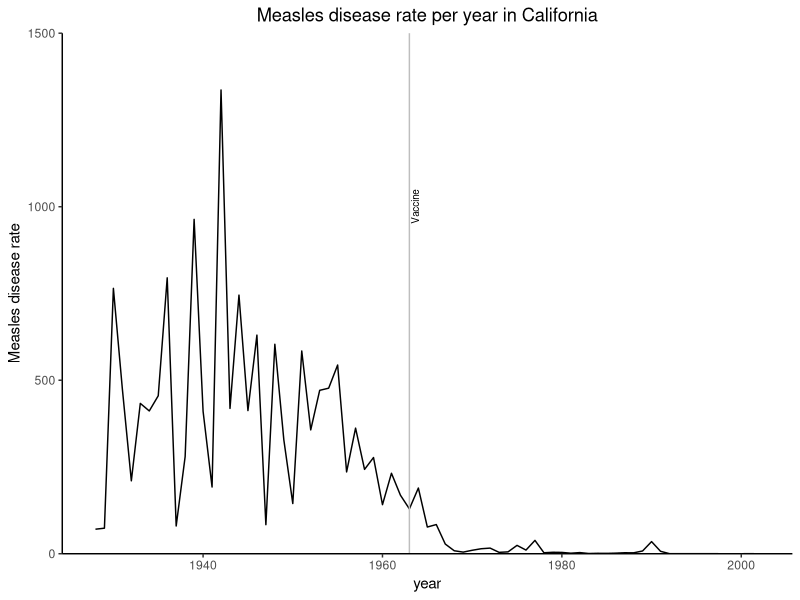
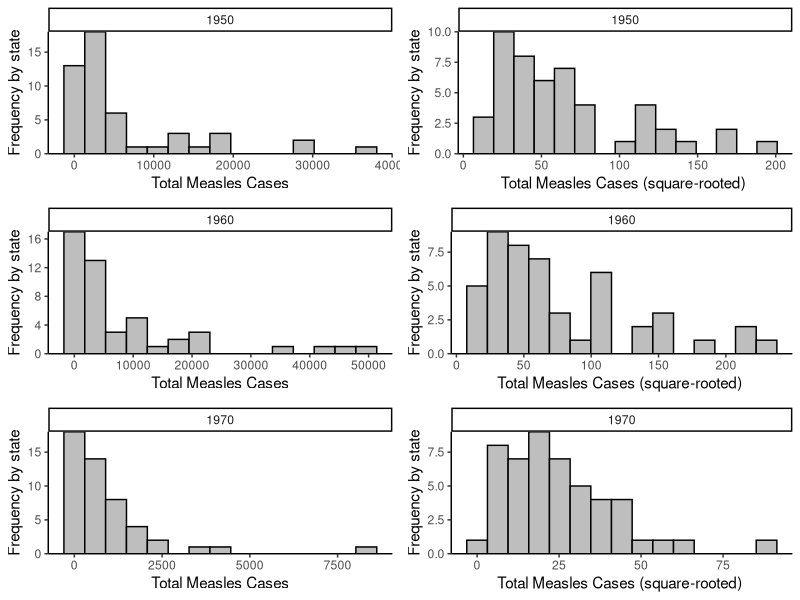
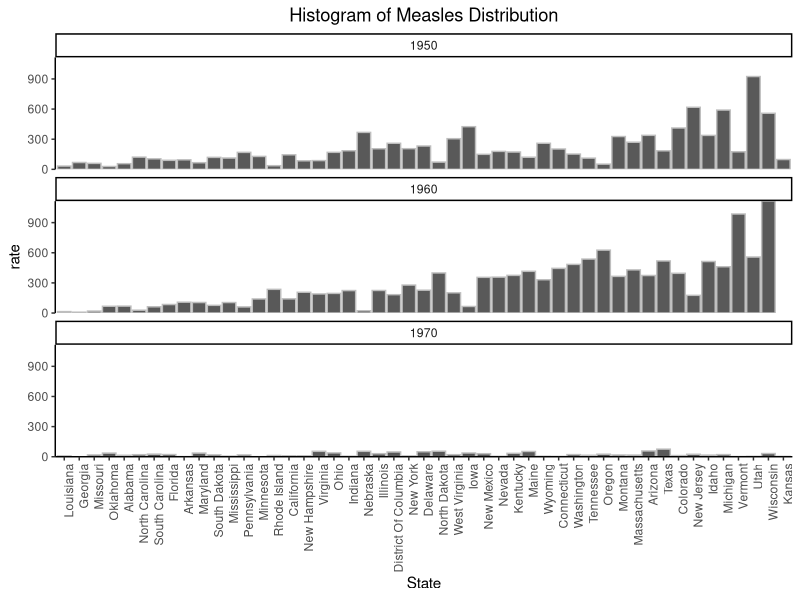
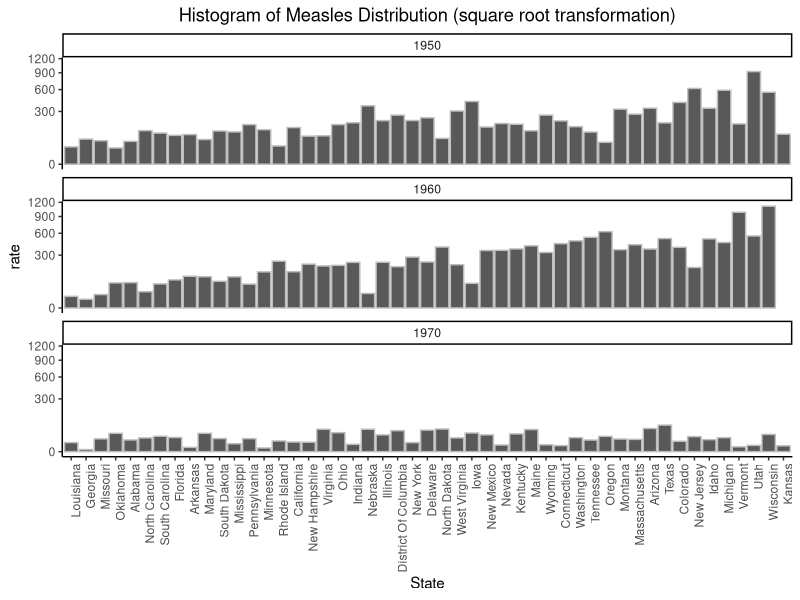
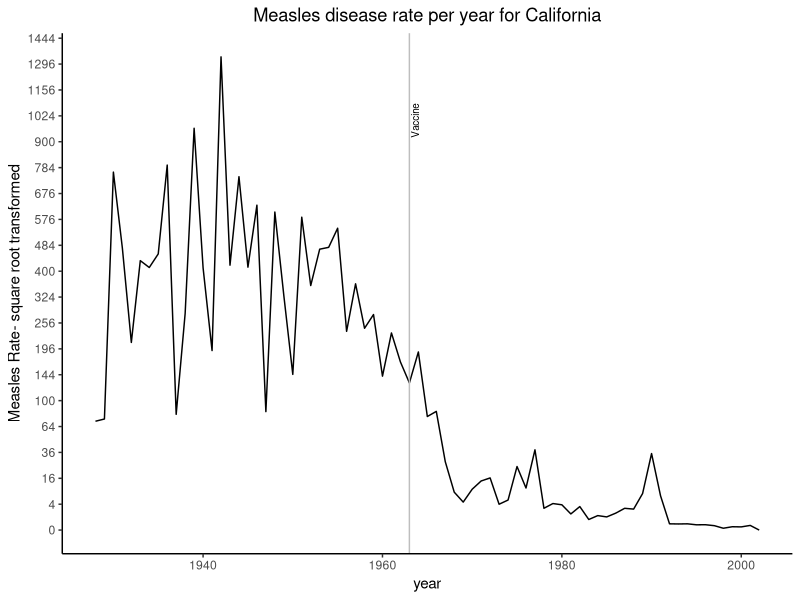
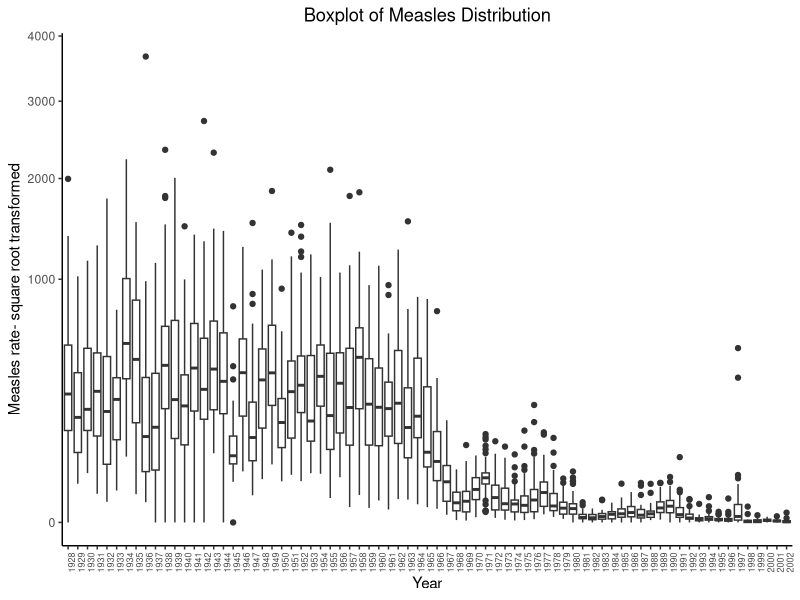
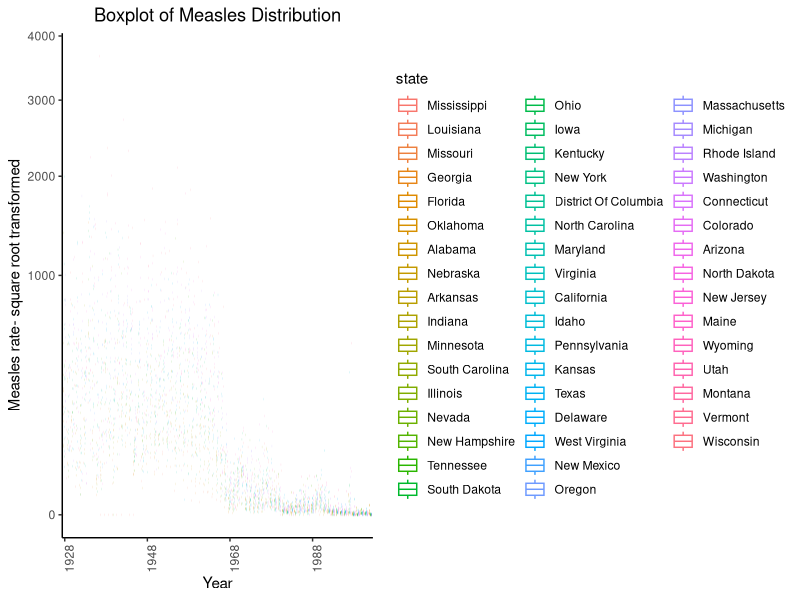
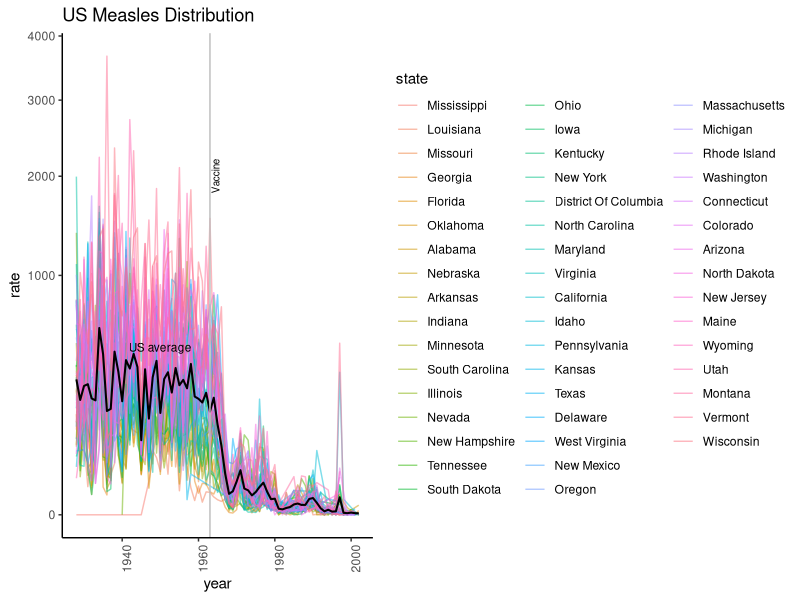

Source code (R) for these figures, in order:
## ---- chunk 1
library(dslabs)
library(dplyr)
library(ggplot2)
library(gridExtra)
data(us_contagious_diseases)
## ---- chunk 2
us_contagious_diseases$rate <- (((us_contagious_diseases$count/us_contagious_diseases$weeks_reporting))*52)/(us_contagious_diseases$population/100000)

dat <- us_contagious_diseases %>% 
  filter(disease == "Measles", state != "Hawaii", state != "Alaska")
## ---- chunk 3
dat %>% filter(state == "California") %>% filter(!is.na(rate)) %>%
ggplot(aes(x = year, y = rate)) + geom_line()+ geom_vline(xintercept = 1963, col = "grey") + annotate("text", x = 1963, y= 1000, angle = 90, label = paste("paste(Vaccine)", collapse = "_"), vjust = 1.2, parse = TRUE, size = 2.5) + scale_y_continuous(limits = c(0,1500), expand = c(0,0)) + theme_classic() + ggtitle("Measles disease rate per year in California") + theme(plot.title = element_text(hjust = 0.5)) + ylab("Measles disease rate")
## ---- chunk 4
dat1 <- us_contagious_diseases %>% select(disease, rate, state, year, count) %>% filter(disease == "Measles", state != "Alaska", state != "Hawaii", !is.na(rate))

p1a <- dat1 %>% filter(year == 1950) %>% ggplot(aes(x = count)) + geom_histogram(bins = 15, fill = "grey", col = "black") + facet_grid(~year) + theme_classic() + xlab("Total Measles Cases") + ylab("Frequency by state") + scale_y_continuous(expand = c(0,0))
p1b <- dat1 %>% filter(year == 1950) %>% ggplot(aes(x = sqrt(count))) + geom_histogram(bins = 15 ,fill = "grey", col = "black") + facet_grid(~year) + theme_classic()+ xlab("Total Measles Cases (square-rooted) ") + ylab("Frequency by state") + scale_y_continuous(expand = c(0,0))
p2a <- dat1 %>% filter(year == 1960) %>% ggplot(aes(x = count)) + geom_histogram(bins = 15, fill = "grey", col = "black") + facet_grid(~year) + theme_classic()+ xlab("Total Measles Cases") + ylab("Frequency by state") + scale_y_continuous(expand = c(0,0))
p2b <- dat1 %>% filter(year == 1960) %>% ggplot(aes(x = sqrt(count))) + geom_histogram(bins = 15 ,fill = "grey", col = "black") + facet_grid(~year) + theme_classic()+ xlab("Total Measles Cases (square-rooted) ") + ylab("Frequency by state")+ scale_y_continuous(expand = c(0,0))
p3a <- dat1 %>% filter(year == 1970) %>% ggplot(aes(x = count)) + geom_histogram(bins = 15, fill = "grey", col = "black") + facet_grid(~year) + theme_classic()+ xlab("Total Measles Cases") + ylab("Frequency by state")+ scale_y_continuous(expand = c(0,0))
p3b <- dat1 %>% filter(year == 1970) %>% ggplot(aes(x = sqrt(count))) + geom_histogram(bins = 15 ,fill = "grey", col = "black") + facet_grid(~year) + theme_classic()+ xlab("Total Measles Cases (square-rooted) ") + ylab("Frequency by state")+ scale_y_continuous(expand = c(0,0))

grid.arrange(p1a,p1b,p2a,p2b,p3a,p3b, nrow = 3, ncol = 2)

## ---- chunk 5
years <- c(1950, 1960, 1970)

# Without transformation - barplot for indicidual state
dat %>%
  filter(year %in% years) %>% mutate(state = reorder(state, rate, FUN = mean)) %>% filter(!is.na(rate)) %>%
  ggplot(aes(x = state, y = rate)) + geom_histogram(binwidth = 1 ,color = "grey", stat = "identity")+ theme_classic() + scale_y_continuous(expand=c(0,0)) + theme(axis.text.x = element_text(angle = 90, hjust = 1)) + ggtitle("Histogram of Measles Distribution") + theme(plot.title = element_text(hjust = 0.5)) + facet_wrap(~year, ncol = 1) + xlab("State")

# Square root transformatipn - barplot for individual state
dat %>%
  filter (year %in% years) %>% mutate(state = reorder(state, rate, FUN = mean)) %>% filter(!is.na(rate)) %>%
  ggplot(aes(x = state, y = rate)) + geom_histogram(binwidth = 1 ,color = "grey", stat = "identity")+ theme_classic() + theme(axis.text.x = element_text(angle = 90, hjust = 1)) + ggtitle("Histogram of Measles Distribution (square root transformation)") + theme(plot.title = element_text(hjust = 0.5)) + scale_y_sqrt() + facet_wrap(~year, ncol = 1) + xlab("State")
## ---- chunk 6
dat %>%
  filter(state == "California") %>% filter(!is.na(rate)) %>%
ggplot(aes(x = year, y = rate)) + geom_line() + geom_vline(xintercept = 1963, col = "grey") + annotate("text", x = 1963, y= 1000, angle = 90, label = paste("paste(Vaccine)", collapse = "_"), vjust = 1.2, parse = TRUE, size = 2.5) + scale_y_sqrt(breaks = (seq(0,100,2))^2) + theme_classic()+ ggtitle("Measles disease rate per year for California") + theme(plot.title = element_text(hjust = 0.5)) + ylab("Measles Rate- square root transformed")
## ---- chunk 7
dat %>% filter (!is.na(rate)) %>% mutate(state = reorder(state, rate, FUN = mean)) %>%  ggplot(aes(x = factor(year), y = rate)) + theme_classic() + geom_boxplot() + scale_y_sqrt()+ theme(axis.text.x = element_text(angle = 90, hjust = 1, size = 6.5)) + ggtitle("Boxplot of Measles Distribution") + theme(plot.title = element_text(hjust = 0.5)) + ylab("Measles rate- square root transformed") + xlab("Year")
## ---- chunk 8
dat %>% filter (!is.na(rate)) %>% mutate(state = reorder(state, rate, FUN = mean)) %>%  ggplot(aes(x = factor(year), y = rate, color = state)) + theme_classic() + geom_boxplot() + scale_y_sqrt()+ theme(axis.text.x = element_text(angle = 90, hjust = 1)) + ggtitle("Boxplot of Measles Distribution") + theme(plot.title = element_text(hjust = 0.5)) + ylab("Measles rate- square root transformed") + xlab("Year") + scale_x_discrete(breaks = seq(1928,2010,20))
## ---- chunk 9
# This replaced num 5 but with better trends
dat %>%
  filter(!is.na(rate)) %>% mutate(state = reorder(state, rate, FUN = mean)) %>%
ggplot(aes(year,rate, color = state)) + geom_line(alpha = 0.5) + theme_classic() + theme(axis.text.x = element_text(angle = 90, hjust = 1)) + scale_y_sqrt() + stat_summary(fun.y=mean, geom="line",lwd=0.7,col="black") + annotate("text", x = 1950, y = 490, label = "US average", size = 3) + ggtitle("US Measles Distribution") + annotate("text", x = 1963, y= 2000, angle = 90, label = paste("paste(Vaccine)", collapse = "_"), vjust = 1.2, parse = TRUE, size = 2.5) + geom_vline(xintercept = 1963, col = "grey")
## ---- chunk 10
dat %>% filter(!is.na(rate)) %>%
ggplot(aes(year, state)) + geom_tile(aes(fill = rate), color = "white") + scale_fill_gradient(low = "white", high = "blue", trans = "sqrt") + scale_x_continuous(expand = c(0,0)) + ggtitle("Measles disease rate per year in the United States") + theme(plot.title = element_text(hjust = 0.5)) + geom_vline(xintercept = 1963, col = "black")
## ---- chunk 11
# Manual autism dataframe
autism <- as.data.frame(cbind(seq(2000,2014,2), c(6.7, 6.6, 8.0, 9.0, 11.3, 14.7, 14.6, 16.8)))
colnames(autism) <- c("year", "prevalence")

ggplot(autism, aes(year, prevalence)) + geom_histogram(stat = "identity", color = "black", binwidth = 10) + theme_classic() + ylab("Prevalence per 1000 Children") + ggtitle("Autism Prevalencee in the United States") + theme(plot.title = element_text(hjust = 0.5)) + scale_y_continuous(expand = c(0,0))

## ---- chunk 12
# It's really hard to see with the tile graph
us_contagious_diseases %>% filter (!is.na(rate)) %>% filter(disease != "Polio", state != "Hawaii", state != "Alaska", disease == "Hepatitis A") %>% ggplot(aes(year,state)) + geom_tile(aes(fill = rate), color = "white")+ scale_fill_gradient(low = "white", high = "blue", trans = "sqrt") + scale_x_continuous(expand = c(0,0)) + facet_wrap(~disease) + geom_vline(xintercept = 1995, col = "black")

us_contagious_diseases %>% filter (!is.na(rate)) %>% filter(disease != "Polio", state != "Hawaii", state != "Alaska", disease == "Mumps") %>% ggplot(aes(year,state)) + geom_tile(aes(fill = rate), color = "white")+ scale_fill_gradient(low = "white", high = "blue", trans = "sqrt") + scale_x_continuous(expand = c(0,0)) + facet_wrap(~disease) + geom_vline(xintercept = 1969, col = "black")

us_contagious_diseases %>% filter (!is.na(rate)) %>% filter(disease != "Polio", state != "Hawaii", state != "Alaska", disease == "Pertussis") %>% ggplot(aes(year,state)) + geom_tile(aes(fill = rate), color = "white")+ scale_fill_gradient(low = "white", high = "blue", trans = "sqrt") + scale_x_continuous(expand = c(0,0)) + facet_wrap(~disease)+ geom_vline(xintercept = 1948, col = "black")

us_contagious_diseases %>% filter (!is.na(rate)) %>% filter(disease != "Polio", state != "Hawaii", state != "Alaska", disease == "Rubella") %>% ggplot(aes(year,state)) + geom_tile(aes(fill = rate), color = "white")+ scale_fill_gradient(low = "white", high = "blue", trans = "sqrt") + scale_x_continuous(expand = c(0,0)) + facet_wrap(~disease)+ geom_vline(xintercept = 1971, col = "black")

us_contagious_diseases %>% filter (!is.na(rate)) %>% filter(disease != "Polio", state != "Hawaii", state != "Alaska", disease == "Smallpox") %>% ggplot(aes(year,state)) + geom_tile(aes(fill = rate), color = "white")+ scale_fill_gradient(low = "white", high = "blue", trans = "sqrt") + scale_x_continuous(expand = c(0,0)) + facet_wrap(~disease)
## ---- chunk 13
us_contagious_diseases %>%
  filter(!is.na(rate)) %>%
  filter(disease != "Polio", state != "Hawaii", state != "Alaksa") %>%
ggplot(aes(x = year, y = rate, color = disease)) + geom_line() + scale_y_sqrt(breaks = (seq(0,100,2))^2) + theme_classic()+ ggtitle("All diseases rate per year for all states") + theme(plot.title = element_text(hjust = 0.5)) + ylab("Disease Rate- square root transformed")

## ---- chunk 14
# All diseases combined
us_contagious_diseases %>%
  filter(!is.na(rate)) %>%
  filter(disease != "Polio", state != "Hawaii", state != "Alaksa", disease == "Hepatitis A") %>%
ggplot(aes(x = year, y = rate, color = disease)) + geom_line(col = "grey") + scale_y_sqrt(breaks = (seq(0,100,2))^2) + theme_classic()+ ggtitle("Hepatitis A disease rate per year for all states") + theme(plot.title = element_text(hjust = 0.5)) + ylab("Hepatitis A Rate- square root transformed") + stat_smooth(method = "glm") + geom_vline(xintercept = 1995, col = "black") + annotate("text", x = 1995, y= 500, angle = 90, label = paste("paste(Vaccine)", collapse = "_"), vjust = 1.2, parse = TRUE, size = 2.5)
# Hepatitus A vaccine introduced in 1995

us_contagious_diseases %>%
  filter(!is.na(rate)) %>%
  filter(disease != "Polio", state != "Hawaii", state != "Alaksa", disease == "Mumps") %>%
ggplot(aes(x = year, y = rate, color = disease)) + geom_line(col = "grey") + scale_y_sqrt(breaks = (seq(0,100,2))^2) + theme_classic()+ ggtitle("Mumps disease rate per year for all states") + theme(plot.title = element_text(hjust = 0.5)) + ylab("Mumps Rate- square root transformed") + stat_smooth(method = "glm") + geom_vline(xintercept = 1969, col = "black") + annotate("text", x = 1969, y= 400, angle = 90, label = paste("paste(Vaccine)", collapse = "_"), vjust = 1.2, parse = TRUE, size = 2.5)
# Mumps vaccine was introduced in 1969

us_contagious_diseases %>%
  filter(!is.na(rate)) %>%
  filter(disease != "Polio", state != "Hawaii", state != "Alaksa", disease == "Pertussis") %>%
ggplot(aes(x = year, y = rate, color = disease)) + geom_line(col = "grey") + scale_y_sqrt(breaks = (seq(0,100,2))^2) + theme_classic()+ ggtitle("Pertussis disease rate per year for all states") + theme(plot.title = element_text(hjust = 0.5)) + ylab("Pertussis Rate- square root transformed") + stat_smooth(method = "glm") + geom_vline(xintercept = 1948, col = "black") + annotate("text", x = 1948, y= 500, angle = 90, label = paste("paste(Vaccine)", collapse = "_"), vjust = 1.2, parse = TRUE, size = 2.5)
# vaccine introduced in late 1940's- line in 1948

us_contagious_diseases %>%
  filter(!is.na(rate)) %>%
  filter(disease != "Polio", state != "Hawaii", state != "Alaksa", disease == "Rubella") %>%
ggplot(aes(x = year, y = rate, color = disease)) + geom_line(col = "grey") + scale_y_sqrt(breaks = (seq(0,100,2))^2) + theme_classic()+ ggtitle("Rubella disease rate per year for all states") + theme(plot.title = element_text(hjust = 0.5)) + ylab("Rubella Rate- square root transformed") + stat_smooth(method = "glm") + geom_vline(xintercept = 1971, col = "black") + annotate("text", x = 1971, y= 250, angle = 90, label = paste("paste(Vaccine)", collapse = "_"), vjust = 1.2, parse = TRUE, size = 2.5)
# vaccine introduced in 1971

us_contagious_diseases %>%
  filter(!is.na(rate)) %>%
  filter(disease != "Polio", state != "Hawaii", state != "Alaksa", disease == "Smallpox") %>%
ggplot(aes(x = year, y = rate, color = disease)) + geom_line(col = "grey") +  scale_y_sqrt(breaks = (seq(0,100,2))^2) + theme_classic()+ ggtitle("Smallpox disease rate per year for all states") + theme(plot.title = element_text(hjust = 0.5)) + ylab("Smallpox Rate- square root transformed") + stat_smooth(method = "glm") + annotate("text", x = 1930, y = 200, label = "Vaccine introduced in 1796", size = 2.5)
# Smallpox vaccine introduced in 1796
